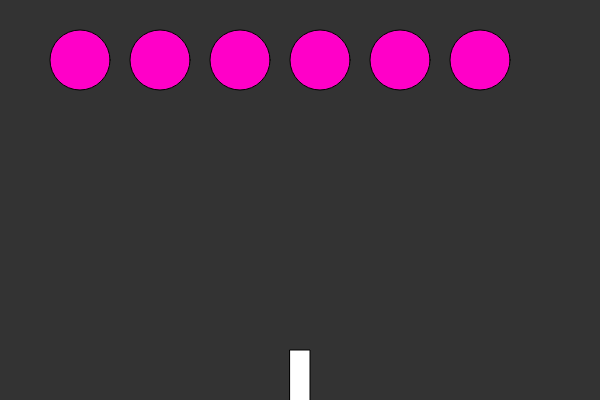
Frame 1 (no input)
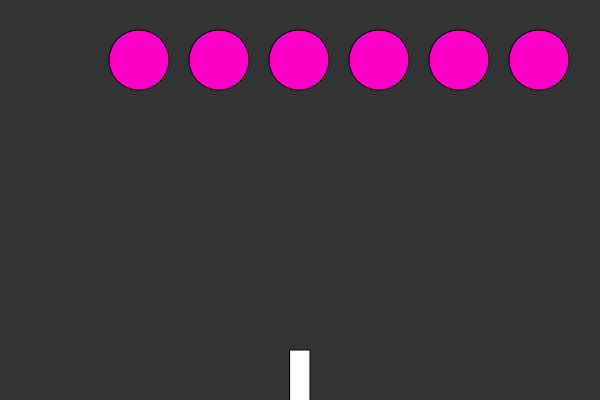
Frame 60 (no input)
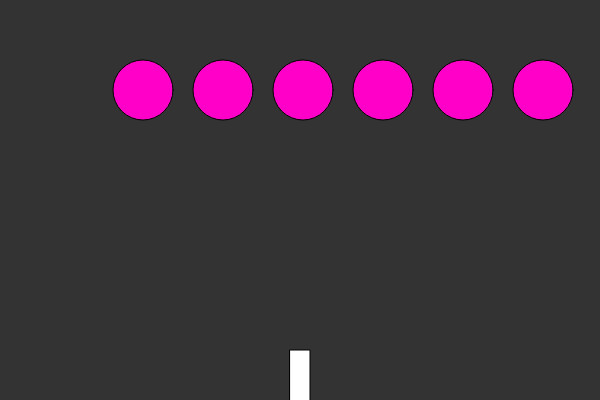
Frame 120 (the mouse pressed at the canvas centre since frame 60)

The p5.js sketch that drew these frames (run headless with seeded random() and noise() and a simulated clock; from frame 60 on, the mouse is pressed at the canvas centre):

// p5.js sketch
// ── sketch.js
let ship;
let flowers = [];
let drops = [];

function setup() {
    createCanvas(600, 400);
    ship = new Ship();
    for (let i = 0; i < 6; i++) {
        flowers[i] = new Flower(i * 80 + 80, 60);
    }
}

function draw() {
    background(51);
    ship.show();
    ship.move();

    for (let i = 0; i < drops.length; i++) {
        drops[i].show();
        drops[i].move();

        for (let j = 0; j < flowers.length; j++) {
            if (drops[i].hits(flowers[j])) {
                flowers[j].grow();
                drops[i].evaporate();

                console.log('hit');
            }
        }
    }

    let edge = false;
    for (let i = 0; i < flowers.length; i++) {
        flowers[i].show();
        flowers[i].move();

        if (flowers[i].x > width - flowers[i].r || flowers[i].x - flowers[i].r < 0) {
            edge = true;
        }
    }
    if (edge) {
        for (let i = 0; i < flowers.length; i++) {
            flowers[i].shiftDown();
        }
    }

    for (let i = drops.length - 1; i >= 0; i--) {
        if (drops[i].toDelete) {
            drops.splice(i, 1);
        }
    }
}

function keyReleased() {
    if (keyCode === RIGHT_ARROW) {
        ship.setDir(0);
    } else if (keyCode === LEFT_ARROW) {
        ship.setDir(0);
    }
}

function keyPressed() {
    if (key === ' ') {
        let d = new Drop(ship.x, height);
        drops.push(d);
    }

    if (keyCode === RIGHT_ARROW) {
        ship.setDir(1);
    } else if (keyCode === LEFT_ARROW) {
        ship.setDir(-1);
    }
}
// ── drop.js
function Drop(x, y) {
    this.x = x;
    this.y = y;
    this.r = 8;
    this.toDelete = false;

    this.show = function () {
        noStroke();
        fill(50, 0, 250);
        ellipse(this.x, this.y, this.r * 2, this.r * 2);
    };

    this.evaporate = function () {
        this.toDelete = true;
    };

    this.hits = function (flower) {
        let d = dist(this.x, this.y, flower.x, flower.y);
        if (d < this.r + flower.r) {
            return true;
        }

        return false;
    };

    this.move = function () {
        this.y = this.y - 5;
    };
}
// ── flower.js
function Flower(x, y) {
    this.x = x;
    this.y = y;
    this.r = 30;

    this.xdir = 1;

    this.grow = function () {
        this.r = this.r + 2;
    };

    this.shiftDown = function () {
        this.xdir *= -1;
        this.y += this.r;
    };

    this.move = function () {
        this.x = this.x + this.xdir;
    };

    this.show = function () {
        fill(255, 0, 200);
        ellipse(this.x, this.y, this.r * 2, this.r * 2);
    };
}
// ── ship.js
function Ship() {
    this.x = width / 2;
    this.xdir = 0;

    this.show = function () {
        fill(255);
        rectMode(CENTER);
        rect(this.x, height - 20, 20, 60);
    };

    this.setDir = function (dir) {
        this.xdir = dir;
    }

    this.move = function (dir) {
        this.x += this.xdir * 5;
    };
}
// ── sketch.html
<!DOCTYPE html>
<html lang="en">

<head>
    <meta charset="utf-8" />
    <meta name="viewport" content="width=device-width, initial-scale=1.0" />
    <meta http-equiv="X-UA-Compatible" content="ie-edge" />
    <title>Coding Challenge #5</title>
    <script src="https://cdn.jsdelivr.net/npm/p5@0.10.2/lib/p5.js"></script>
    <script src="ship.js"></script>
    <script src="flower.js"></script>
    <script src="drop.js"></script>
    <script src="sketch.js"></script>
</head>

<body>

</body>

</html>
